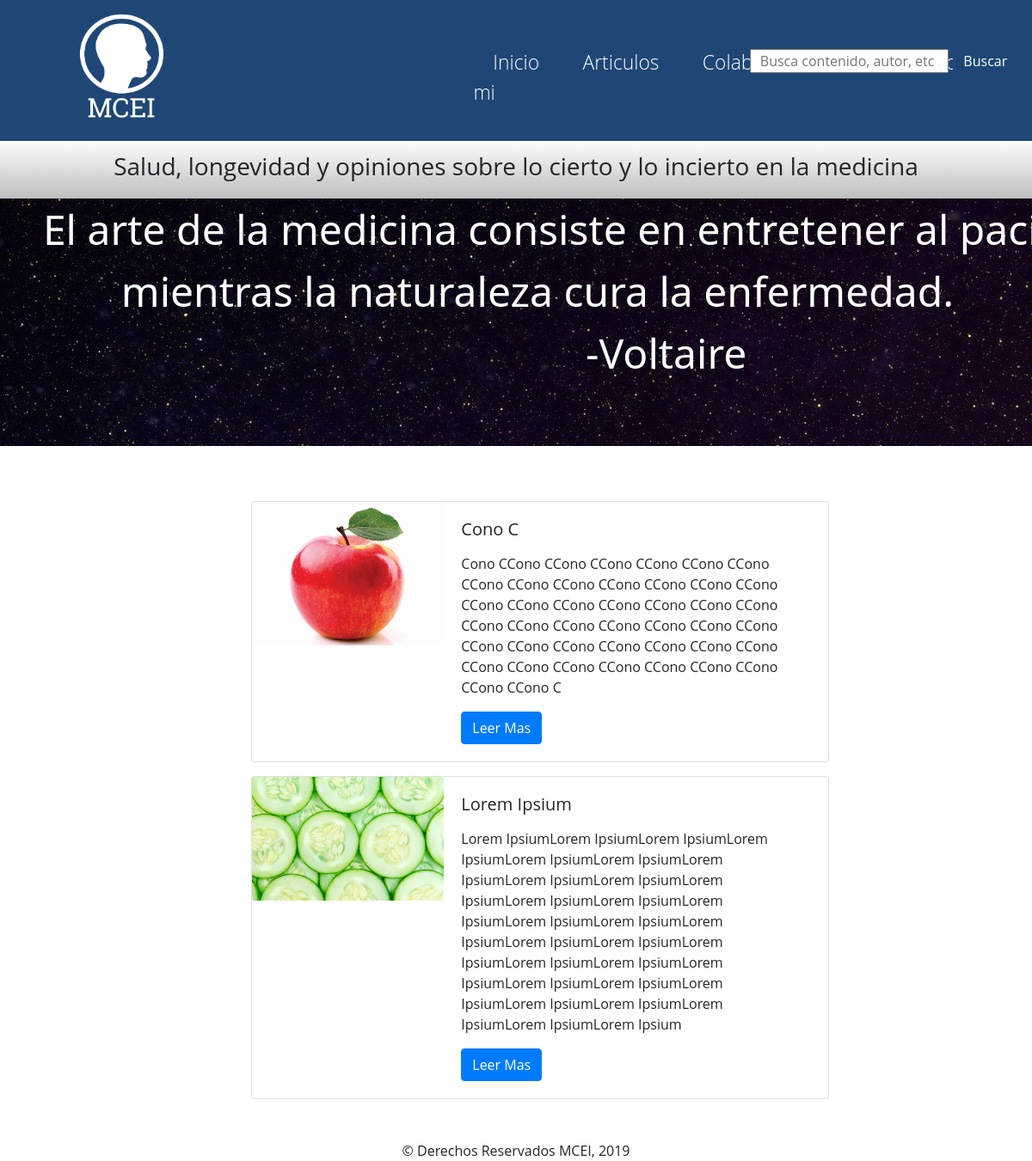
Page /articulos/ on the committed database.
### blog/models.py (models this page shows, shortened)
class Post(models.Model):
    titulo = models.CharField(max_length = 200)
    subtitulo = models.TextField()
    autor = models.CharField(max_length = 200)
    contenido = models.TextField()
    fecha = models.DateTimeField("Fecha de Publicacion", default = datetime.now() )
    foto = models.ImageField(blank = True, null = True)
    viewCounter = models.IntegerField(blank = True, null = True, default = 0)

### blog/views.py (the view)
# urls.py: re_path("articulos/", views.articulos, name = "articulos"),
def articulos(request):
    posts = Post.objects.all
    posts = Post.objects.filter().order_by('-id')
    return render(request,
                  "blog/articulos.html",
                  {"posts": posts})

### blog/templates/blog/articulos.html
{% extends 'blog/master.html' %}
{% block content %}
<div class="contenedorArt">
  {% for p in posts %}
  <div class="card mb-3" style="max-width: 70%;min-width: 70%;">
    <div class="row no-gutters">
      <div class="col-md-4">
        <img src="{{p.foto.url}}" class="card-img" alt="...">
      </div>
      <div class="col-md-8">
        <div class="card-body">
          <h5 class="card-title">{{ p.titulo }}</h5>
          <p class="card-text">{{ p.subtitulo |safe }}</p>
          <form action="/posts/" method="GET">
            <button class="btn btn-primary" type="submit" name="post" value="{{p.id}}">Leer Mas</button>
          </form>
        </div>
      </div>
    </div>
  </div>
  {% endfor %}
</div>
{% endblock %}

### blog/static/blog/style.css (style rules this page uses)
* { padding: 0; margin: 0; font-family: "Open Sans", Helvetica, Arial, Lucida, sans-serif; }

### blog/static/blog/master.css (style rules this page uses)
body,html { min-height: 100%; }
.contenedorArt { margin-top: 4em; display: flex; width: 80%; position: relative; left: 15%; flex-flow: wrap; }
.card { margin-left: 7em; margin-bottom: 2em; }

### rows in the picture
Post: foto (picture), titulo "Cono C", subtitulo "Cono CCono CCono CCono CCono CCono CCono CCono CCono CCono CCono CCono CCono CCono CCono CCono CCono CCono CCono CCono CCono CCono CCono CCono CCono CCono CCono CCono CCono CCono CCono CCono CCono CCono CCono CCono CCono CCono CCono CCono CCono CCono CCono CCono C", {{ p.id }} 6 (drawn)
Post: foto (picture), titulo "Lorem Ipsium", subtitulo "Lorem IpsiumLorem IpsiumLorem IpsiumLorem IpsiumLorem IpsiumLorem IpsiumLorem IpsiumLorem IpsiumLorem IpsiumLorem IpsiumLorem IpsiumLorem IpsiumLorem IpsiumLorem IpsiumLorem IpsiumLorem IpsiumLorem IpsiumLorem IpsiumLorem IpsiumLorem IpsiumLorem IpsiumLorem IpsiumLorem IpsiumLorem IpsiumLorem IpsiumLorem IpsiumLorem IpsiumLorem IpsiumLorem IpsiumLorem Ipsium", {{ p.id }} 5 (drawn)
